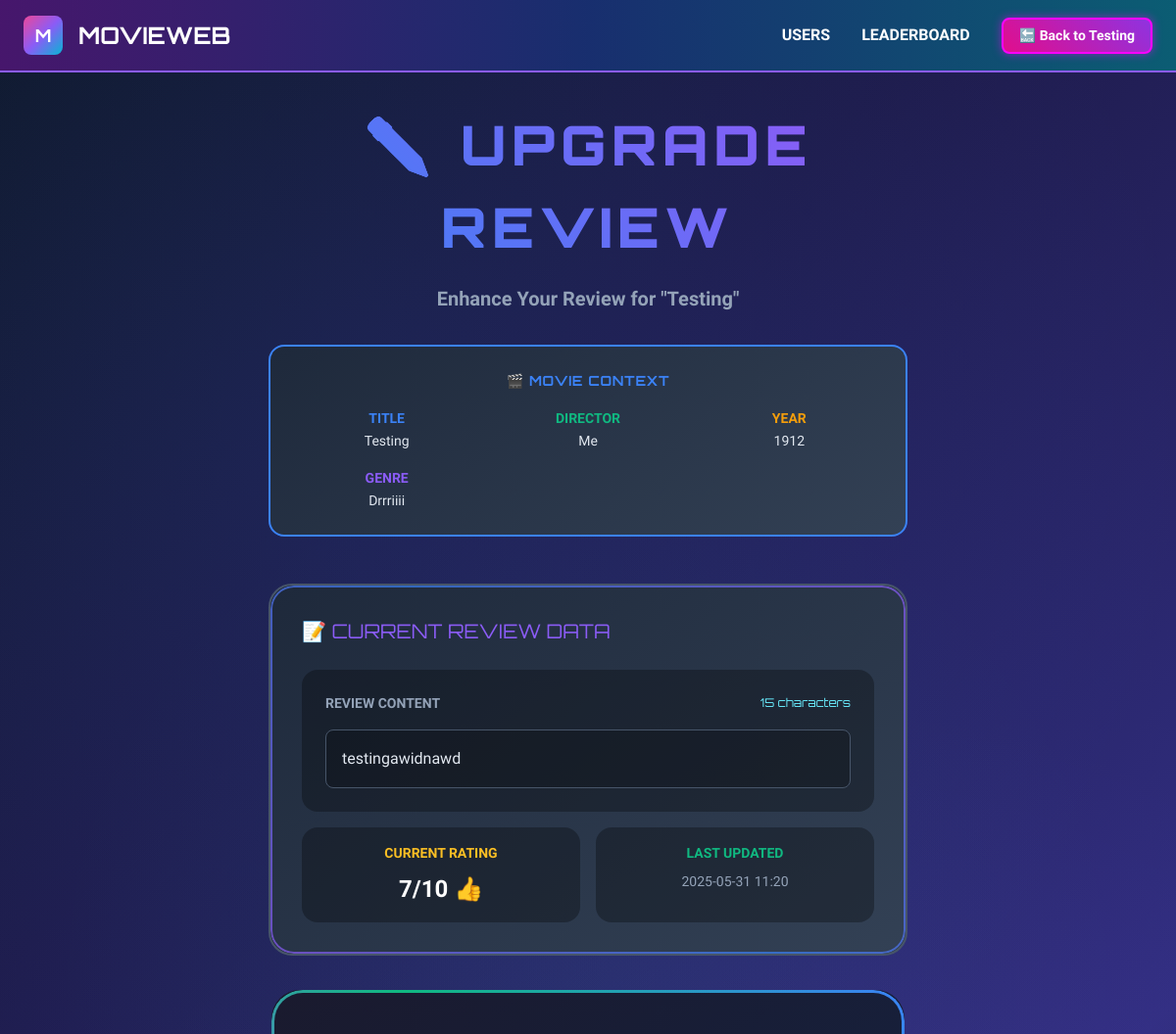
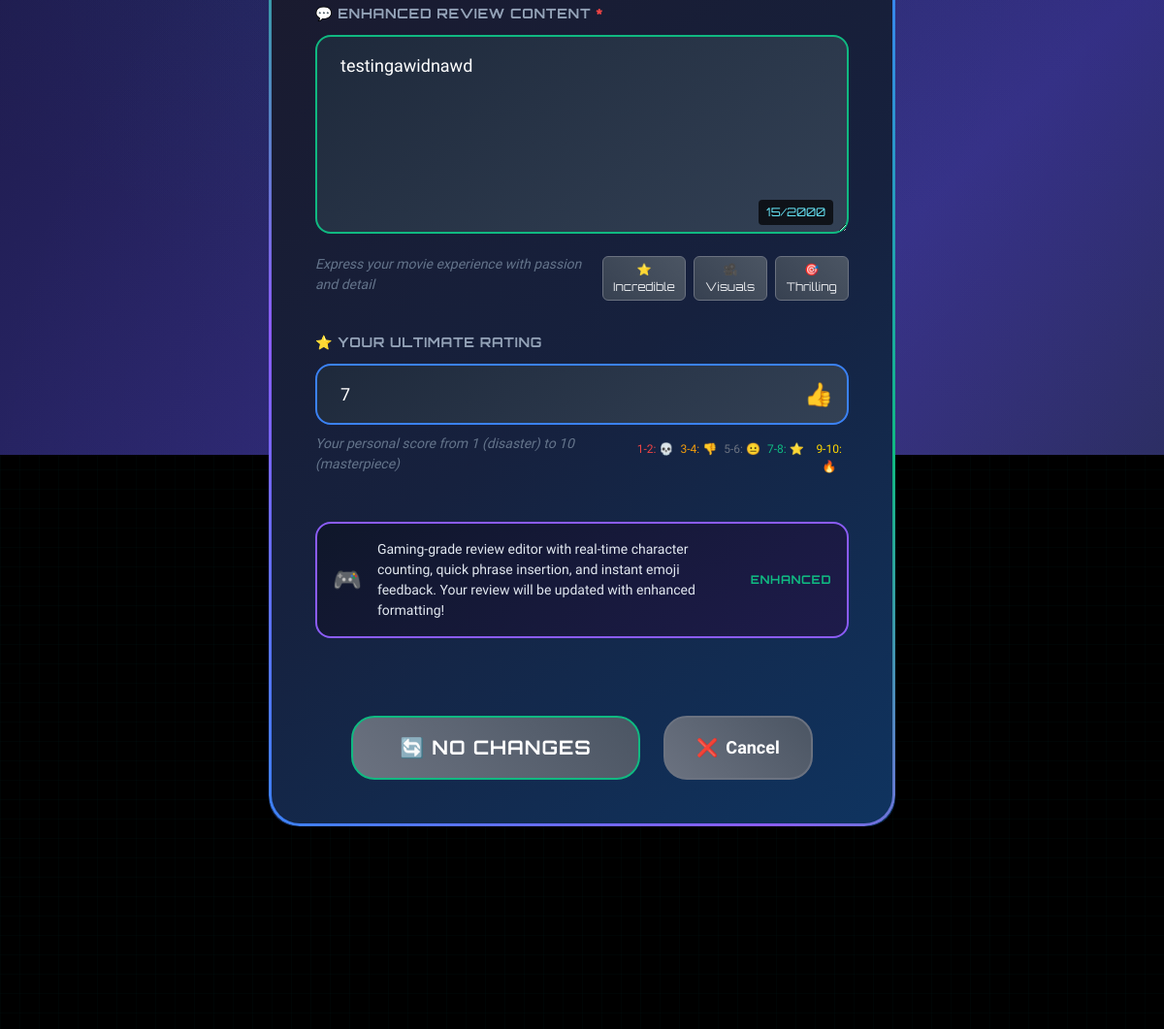
The page /users/1/movies/5/edit_review/1 on the database its author committed (2 pictures, top to bottom).
### datamanager/data_models.py (models this page shows, shortened)
class Movie(db.Model):
    __tablename__ = 'movies'
    id = db.Column(db.Integer, primary_key=True)
    title = db.Column(db.String(200), nullable=False)
    director = db.Column(db.String(100), nullable=True)
    year = db.Column(db.Integer, nullable=True)
    rating = db.Column(db.Float, nullable=True)
    genre = db.Column(db.String(100), nullable=True)
    poster = db.Column(db.String(500), nullable=True)
    user_id = db.Column(db.Integer, db.ForeignKey('users.id'), nullable=False)
    __table_args__ = (
        db.UniqueConstraint('user_id', 'title', 'year', name='unique_user_movie'),
    )
    trivia_scores = db.relationship('TriviaScore', back_populates='movie', lazy=True)
    reviews = db.relationship('Review', backref='movie', lazy=True, cascade='all, delete-orphan')
    def to_dict(self):
        return {
            'id': self.id,
            'title': self.title,
            'director': self.director,
            'year': self.year,
            'rating': self.rating,
            'genre': self.genre,
            'poster': self.poster,
            'user_id': self.user_id
        }

class Review(db.Model):
    __tablename__ = 'reviews'
    id = db.Column(db.Integer, primary_key=True)
    content = db.Column(db.Text, nullable=False)
    reviewer_rating = db.Column(db.Integer, nullable=True)
    likes = db.Column(db.Integer, default=0)
    created_at = db.Column(db.DateTime, default=db.func.current_timestamp())
    updated_at = db.Column(db.DateTime, default=db.func.current_timestamp(), onupdate=db.func.current_timestamp())
    movie_id = db.Column(db.Integer, db.ForeignKey('movies.id'), nullable=False)
    def to_dict(self):
        return {
            'id': self.id,
            'content': self.content,
            'reviewer_rating': self.reviewer_rating,
            'likes': self.likes,
            'created_at': self.created_at.isoformat() if self.created_at else None,
            'updated_at': self.updated_at.isoformat() if self.updated_at else None,
            'movie_id': self.movie_id
        }

### routes/review_routes.py (the view, shortened to what this page needs)
@review_bp.route('/edit_review/<int:review_id>', methods=['GET', 'POST'])
@require_user_and_movie
def edit_review(user_id, movie_id, review_id, user, movie):
    try:
        reviews = review_service.get_movie_reviews(movie_id)
        review = next((r for r in reviews if r['id'] == review_id), None)
        if not review:
            raise ReviewNotFoundError(review_id)
        return render_template('edit_review.html', user=user, movie=movie, review=review)
    except ReviewNotFoundError:
        flash('Review not found', 'error')
        return redirect(url_for('movies.movie_detail', user_id=user_id, movie_id=movie_id))
    except DatabaseError as e:
        flash(f'Database error: {e.message}', 'error')
        return redirect(url_for('movies.movie_detail', user_id=user_id, movie_id=movie_id))
    except Exception as e:
        flash(f'Error editing review: {str(e)}', 'error')
        return redirect(url_for('movies.movie_detail', user_id=user_id, movie_id=movie_id))

### templates/edit_review.html (shortened to what this page needs)
{% extends "base.html" %}
{% block extra_css %}
<link rel="stylesheet" href="{{ url_for('static', filename='css/gaming-forms.css') }}">
{% endblock %}
{% block nav_cta %}
<a href="{{ url_for('movies.movie_detail', user_id=user.id, movie_id=movie.id) }}" class="neon-btn btn-sm">
    🔙 Back to {{ movie.title | truncate_text(10) }}
</a>
{% endblock %}
{% block content %}
<div class="form-arena">
    <div class="form-container">
        <div class="form-header float-up opacity-0">
            <h1 class="form-title">
                ✏️ Upgrade Review
            </h1>
            <p class="form-subtitle">
                Enhance Your Review for "{{ movie.title | truncate_text(30) }}"
            </p>
            <div class="form-instructions">
                <div class="form-instructions-title">🎬 Movie Context</div>
                <div style="display: grid; grid-template-columns: repeat(auto-fit, minmax(150px, 1fr)); gap: 1rem; margin-top: 1rem;">
                    <div style="text-align: center;">
                        <div style="color: #3b82f6; font-weight: bold; font-size: 0.875rem;">TITLE</div>
                        <div style="color: #e2e8f0; font-size: 0.875rem;">{{ movie.title | truncate_text(20) }}</div>
                    </div>
                    <div style="text-align: center;">
                        <div style="color: #10b981; font-weight: bold; font-size: 0.875rem;">DIRECTOR</div>
                        <div style="color: #e2e8f0; font-size: 0.875rem;">{{ movie.director | truncate_text(15) or 'Unknown' }}</div>
                    </div>
                    <div style="text-align: center;">
                        <div style="color: #f59e0b; font-weight: bold; font-size: 0.875rem;">YEAR</div>
                        <div style="color: #e2e8f0; font-size: 0.875rem;">{{ movie.year or 'Unknown' }}</div>
                    </div>
                    <div style="text-align: center;">
                        <div style="color: #8b5cf6; font-weight: bold; font-size: 0.875rem;">GENRE</div>
                        <div style="color: #e2e8f0; font-size: 0.875rem;">{{ movie.genre | truncate_text(12) or 'Unknown' }}</div>
                    </div>
                </div>
            </div>
        </div>
        <div class="current-review-preview" style="background: linear-gradient(145deg, #1e293b, #334155); border: 2px solid #475569; border-radius: 1.5rem; padding: 2rem; margin-bottom: 2rem; position: relative; overflow: hidden;">
            <div style="position: absolute; inset: 0; padding: 2px; background: linear-gradient(45deg, #8b5cf6, #3b82f6, #8b5cf6); border-radius: inherit; mask: linear-gradient(#fff 0 0) content-box, linear-gradient(#fff 0 0); mask-composite: xor; -webkit-mask-composite: xor; opacity: 0.7; animation: gradientShift 4s ease infinite;"></div>
            <div style="position: relative; z-index: 1;">
                <h3 style="color: #8b5cf6; font-family: 'Orbitron', monospace; margin-bottom: 1.5rem; text-transform: uppercase; font-size: 1.25rem;">
                    📝 Current Review Data
                </h3>
                <div style="background: rgba(0, 0, 0, 0.3); border-radius: 1rem; padding: 1.5rem; margin-bottom: 1rem;">
                    <div style="display: flex; justify-content: space-between; align-items: center; margin-bottom: 1rem;">
                        <div style="color: #94a3b8; font-weight: bold; font-size: 0.875rem;">REVIEW CONTENT</div>
                        <div style="color: #67e8f9; font-family: 'Orbitron', monospace; font-size: 0.75rem;">
                            {{ review.content | length }} characters
                        </div>
                    </div>
                    <div style="color: #e2e8f0; line-height: 1.6; font-size: 1rem; max-height: 150px; overflow-y: auto; border: 1px solid #475569; border-radius: 0.5rem; padding: 1rem; background: rgba(0, 0, 0, 0.2);">
                        {{ review.content }}
                    </div>
                </div>
                <div style="display: grid; grid-template-columns: 1fr 1fr; gap: 1rem;">
                    <div style="background: rgba(0, 0, 0, 0.3); border-radius: 1rem; padding: 1rem; text-align: center;">
                        <div style="color: #fbbf24; font-weight: bold; font-size: 0.875rem; margin-bottom: 0.5rem;">CURRENT RATING</div>
                        <div style="color: #fff; font-size: 1.5rem; font-weight: bold;">
                            {% if review.reviewer_rating %}
                                {{ review.reviewer_rating }}/10
                                {% if review.reviewer_rating >= 9 %}🔥
                                {% elif review.reviewer_rating >= 8 %}⭐
                                {% elif review.reviewer_rating >= 7 %}👍
                                {% elif review.reviewer_rating >= 6 %}👌
                                {% elif review.reviewer_rating >= 5 %}😐
                                {% elif review.reviewer_rating >= 3 %}👎
                                {% else %}💀
                                {% endif %}
                            {% else %}
                                <span style="color: #6b7280;">No Rating</span>
                            {% endif %}
                        </div>
                    </div>
                    <div style="background: rgba(0, 0, 0, 0.3); border-radius: 1rem; padding: 1rem; text-align: center;">
                        <div style="color: #10b981; font-weight: bold; font-size: 0.875rem; margin-bottom: 0.5rem;">LAST UPDATED</div>
                        <div style="color: #94a3b8; font-size: 0.875rem;">
                            {{ review.updated_at | format_date('datetime') if review.updated_at else review.created_at | format_date('datetime') }}
                        </div>
                    </div>
                </div>
            </div>
        </div>
        <div class="form-card">
            <form method="POST" action="{{ url_for('reviews.edit_review', user_id=user.id, movie_id=movie.id, review_id=review.id) }}"
                  id="editReviewForm" class="form-grid">
                <div class="form-field">
                    <label for="content" class="field-label required">💬 Enhanced Review Content</label>
                    <div style="position: relative;">
                        <textarea id="content"
                                  name="content"
                                  class="field-input"
                                  placeholder="Share your epic thoughts about this movie..."
                                  required
                                  maxlength="2000"
                                  rows="6"
                                  style="resize: vertical; min-height: 150px; font-family: inherit; line-height: 1.6;">{{ review.content }}</textarea>
                        <div style="position: absolute; bottom: 1rem; right: 1rem; background: rgba(0, 0, 0, 0.7); color: #67e8f9; padding: 0.25rem 0.5rem; border-radius: 0.25rem; font-family: 'Orbitron', monospace; font-size: 0.75rem; pointer-events: none;">
                            <span id="char-count">{{ review.content | length }}</span>/2000
                        </div>
                    </div>
                    <div class="field-enhancement">
                        <span class="field-hint">Express your movie experience with passion and detail</span>
                        <div style="display: flex; gap: 0.5rem; margin-top: 0.5rem;">
                            <button type="button" class="quick-phrase" data-phrase=" This movie was absolutely incredible!">⭐ Incredible</button>
                            <button type="button" class="quick-phrase" data-phrase=" The cinematography was stunning.">🎥 Visuals</button>
                            <button type="button" class="quick-phrase" data-phrase=" The plot kept me on the edge of my seat!">🎯 Thrilling</button>
                        </div>
                    </div>
                </div>
                <div class="form-field">
                    <label for="reviewer_rating" class="field-label">⭐ Your Ultimate Rating</label>
                    <div class="field-with-icon rating-field">
                        <input type="number"
                               id="reviewer_rating"
                               name="reviewer_rating"
                               class="field-input"
                               placeholder="Rate 1-10"
                               value="{{ review.reviewer_rating or '' }}"
                               min="1"
                               max="10"
                               step="1">
                        <span class="rating-display" id="ratingDisplay">
                        </span>
                    </div>
                    <div class="field-enhancement">
                        <span class="field-hint">Your personal score from 1 (disaster) to 10 (masterpiece)</span>
                        <div style="display: grid; grid-template-columns: repeat(5, 1fr); gap: 0.25rem; margin-top: 0.5rem; font-size: 0.75rem;">
                            <div style="text-align: center; color: #ef4444;">1-2: 💀</div>
                            <div style="text-align: center; color: #f59e0b;">3-4: 👎</div>
                            <div style="text-align: center; color: #6b7280;">5-6: 😐</div>
                            <div style="text-align: center; color: #10b981;">7-8: ⭐</div>
                            <div style="text-align: center; color: #ffd700;">9-10: 🔥</div>
                        </div>
                    </div>
                </div>
                <div class="api-indicator">
                    <div class="api-icon">🎮</div>
                    <div class="api-text">
                        Gaming-grade review editor with real-time character counting, quick phrase insertion,
                        and instant emoji feedback. Your review will be updated with enhanced formatting!
                    </div>
                    <div class="api-status">Enhanced</div>
                </div>
                <div class="form-actions">
                    <button type="submit" class="submit-button">
                    </button>
                    <a href="{{ url_for('movies.movie_detail', user_id=user.id, movie_id=movie.id) }}"
                       class="cancel-button">
                        <span>❌</span>
                        <span>Cancel</span>
                    </a>
                </div>
            </form>
        </div>
    </div>
</div>
{% endblock %}

### rows shown on the page
Movie: title "Testing", director "Me", year "1912", genre "Drrriiii"
Review: content "testingawidnawd"

### other values the page prints
{{ review.content | length }} "15"
{{ review.reviewer_rating }} "7"
